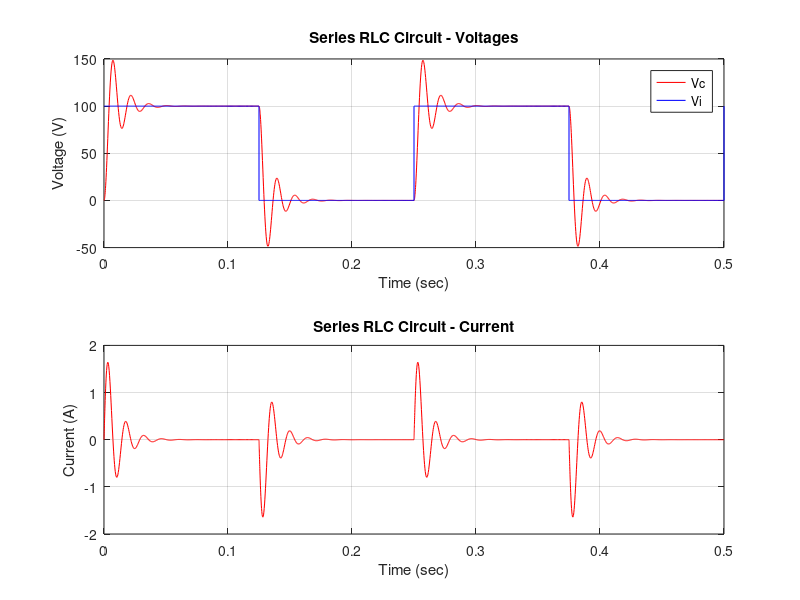

Recreate this plot in MATLAB.
% Matlab Code for Series RLC Circuit modeling..
% Praviraj PG (pravirajpg@gmail.com) - Rev 0, 19-Sep-2019
% Solve using ODE45 function with the State-Space Model
clear all;
close all;
pkg load signal;

%%
% Model input voltage
%%
function y = vi(t)
  y = 50*square(2*pi*t/0.25) + 50;
end

%%
% Model Series RLC Circuit function.
%%
function y = RLCcktfcn(t,x)
    R = 20;               % Resistance (Series RL Branch), Ohms..
    L = 100e-3;           % Inductance (Series RL Branch), H..
    C = 50e-6;            % Capacitor (Series RLC Branch), F
    Vi = vi(t);           % Input Voltage
    % RLC Circuit Dynamic - State-Space Model..
    % y(1) = d (Ii);    y(2) = d (Vc);
    %        /dt               /dt
    y = [-R/L, -1/L; 1/C, 0]*x + [1/L; 0]*Vi;
end

T = 0.5;           % Simulation Time..
x0 =  [0; 0];      % Initial Conditions
% Call MATLAB/Octave ODE45 for Solving..
% A State-Space model of Series RLC Circuit is implemented inside 
% the function "RLCcktfcn" below
tspan = [0, T];
[t, x] = ode45(@(t,x) RLCcktfcn(t,x), tspan, x0,
  odeset('RelTol', 1e-4, 'AbsTol', 1e-6)); 
% Plot Current thru Inductor & Voltage across Capacitor
Ii = x(:,1);    Vc = x(:,2);

subplot(2,1,1); plot(t, Vc, 'r-', 'linewidth',0.75); grid on;
hold on;  plot(t, vi(t), 'b-', 'linewidth',0.75);
title('Series RLC Circuit - Voltages');
legend('Vc', 'Vi');
xlabel('Time (sec)'); ylabel('Voltage (V)');
    
subplot(2,1,2); plot(t, Ii, 'r-', 'linewidth',0.75); grid on;
title('Series RLC Circuit - Current'); 
xlabel('Time (sec)'); ylabel('Current (A)');
